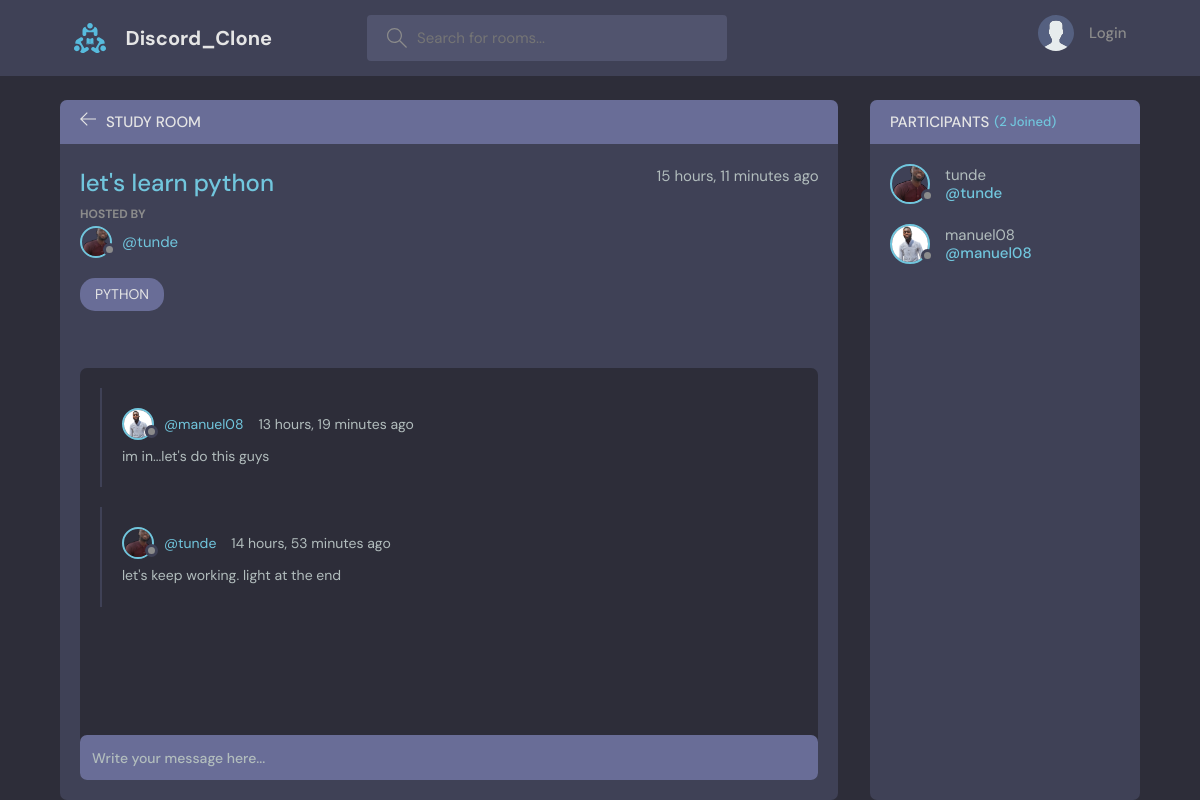
/room/1, run on the app's committed database.
### base/models.py (models this page shows, shortened)
class Room(models.Model):
    host  = models.ForeignKey(User, on_delete=models.SET_NULL, null=True)
    topic = models.ForeignKey(Topic, on_delete=models.SET_NULL, null=True)
    participants = models.ManyToManyField(User, related_name='participants', blank=True)
    name = models.CharField(max_length=200)
    description = models.TextField(null=True, blank=True)
    updated = models.DateTimeField(auto_now=True)
    created = models.DateTimeField(auto_now_add=True)
    class Meta:
        ordering = ['-updated', '-created']

class User(AbstractUser):
    name = models.CharField(max_length=200, null=True)
    email = models.EmailField(null=True)
    bio = models.TextField(null=True)
    avatar = models.ImageField(null=True, default='avatar.svg')
    USERNAME_FIELD: 'email'
    REQUIRED_FIELDS: []

class Topic(models.Model):
    name = models.CharField(max_length=200)
    def __str__(self):
        return self.name[:100]

class Message(models.Model):
    user = models.ForeignKey(User, on_delete=models.CASCADE)
    room  = models.ForeignKey(Room, on_delete=models.CASCADE) #for one to many relationship
    body = models.TextField()
    updated = models.DateTimeField(auto_now=True)
    created = models.DateTimeField(auto_now_add=True)
    class Meta:
        ordering = ['-updated', '-created']

### base/views.py (the view, shortened to what this page needs)
# urls.py: path('room/<str:pk>', views.room, name ='room'),
def room(request, pk):
    room = Room.objects.get(id = pk)
    room_messages = room.message_set.all()  #.order_by('-created') can also be controlled globally in the model
    participants = room.participants.all()
    context = {'room' : room, 'room_messages' : room_messages, 'participants' : participants}
    return render(request, 'base/room.html', context) # when this function is called take the user to room.html

### base/templates/base/room.html (shortened to what this page needs)
{% extends 'main.html' %}{% block content%}
<main class="profile-page layout layout--2">
    <div class="container">
        <div class="room">
            <div class="room__top">
                <div class="room__topLeft">
                    <a href="{% url 'home' %}">
                        <svg version="1.1" xmlns="http://www.w3.org/2000/svg" width="32" height="32" viewBox="0 0 32 32">
              <title>arrow-left</title>
              <path
                d="M13.723 2.286l-13.723 13.714 13.719 13.714 1.616-1.611-10.96-10.96h27.625v-2.286h-27.625l10.965-10.965-1.616-1.607z"
              ></path>
            </svg>
                    </a>
                    <h3>Study Room</h3>
                </div>
            </div>
            <div class="room__box scroll">
                <div class="room__header scroll">
                    <div class="room__info">
                        <h3>{{room.name}}</h3>
                        <span>{{room.created|timesince}} ago</span>
                    </div>
                    <div class="room__hosted">
                        <p>Hosted By</p>
                        <a href="{% url 'profile' room.host.id %}" class="room__author">
                            <div class="avatar avatar--small">
                                <img src="{{room.host.avatar.url}}" />
                            </div>
                            <span>@{{room.host.username}}</span>
                        </a>
                    </div>
                    <span class="room__topics">{{room.topic}}</span>
                </div>
                <div class="room__conversation">
                    <div class="threads scroll">
                        {% for room_message in room_messages %}
                        <div class="thread">
                            <div class="thread__top">
                                <div class="thread__author">
                                    <a href="{% url 'profile' room_message.user.id %}}" class="thread__authorInfo">
                                        <div class="avatar avatar--small">
                                            <img src="{{room_message.user.avatar.url}}" />
                                        </div>
                                        <span>@{{room_message.user.username}}</span>
                                    </a>
                                    <span class="thread__date">{{room_message.created|timesince}} ago</span
                  >
                </div>
              </div>
              <div class="thread__details">{{room_message.body}}</div>
            </div>
            {%endfor%}
          </div>
        </div>
      </div>
      <div class="room__message">
        <form action=""  method = 'POST'>
          <input name="body" type="text" placeholder="Write your message here..." />
        </form>
      </div>
    </div>
    <div class="participants">
      <h3 class="participants__top">
        Participants <span>({{participants.count}} Joined)</span>
                                    </h3>
                                    <div class="participants__list scroll">
                                        {%for user in participants%}
                                        <a href="{% url 'profile' user.id %}" class="participant">
                                            <div class="avatar avatar--medium">
                                                <img src="{{user.avatar.url}}" />
                                            </div>
                                            <p>
                                                {{user.username}}
                                                <span>@{{user.username}}</span>
                                            </p>
                                        </a>
                                        {%endfor%}
                                    </div>
                                </div>
                            </div>
</main>
{%endblock content%}

### data on the page
Room: name "let's learn python", created "15 hours, 11 minutes", host.avatar (picture), host.username "tunde", topic "PYTHON"
Message: user.avatar (picture), user.username "manuel08", created "13 hours, 19 minutes", body "im in...let's do this guys"
Message: user.avatar (picture), user.username "tunde", created "14 hours, 53 minutes", body "let's keep working. light at the end"
User: avatar (picture), username "tunde"
User: avatar (picture), username "manuel08"

### other printed values
{{ participants.count }} "2"
